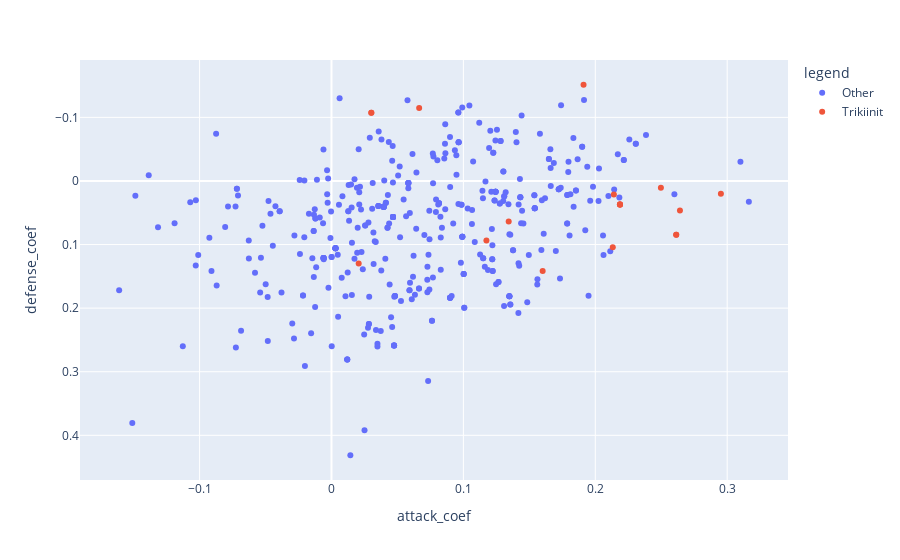

Notebook code cell kept with this figure:
### Code cell
(
px.scatter(
    coeff_df[coeff_df['games_played'] >= 5], 
    x='attack_coef', 
    y='defense_coef', 
    hover_name='name', 
    color='legend')
.update_yaxes(autorange="reversed")
)

### Figure 1 — Plotly figure (JSON) as saved in the notebook; plotly's stock layout.template omitted (floating-point values rounded to 4 significant figures; data arrays with more than 128 entries replaced by an {"elided": "..."} marker saying what was removed)
{"data": [{"hovertemplate": "<b>%{hovertext}</b><br><br>legend=Other<br>attack_coef=%{x}<br>defense_coef=%{y}<extra></extra>", "hovertext": {"elided": "413 str values"}, "legendgroup": "Other", "marker": {"color": "#636efa", "symbol": "circle"}, "mode": "markers", "name": "Other", "orientation": "v", "showlegend": true, "type": "scatter", "x": {"elided": "413 float values"}, "xaxis": "x", "y": {"elided": "413 float values"}, "yaxis": "y"}, {"hovertemplate": "<b>%{hovertext}</b><br><br>legend=Trikiinit<br>attack_coef=%{x}<br>defense_coef=%{y}<extra></extra>", "hovertext": ["ToivonenJaakko", "NieminenLauri", "VattulainenTaisto", "AsikainenTopi", "WahlmanJere", "KyyräTomi", "EklundMikael", "TheoAuer", "PulliainenJoel", "SorvariTeemu", "WinbergMatias", "EiskopHindrek", "MelanderJohannes", "WinbergJoni", "ParviainenRoope-Jussi", "KoivulaJuho", "VikströmValtteri", "HassanAmir", "VirtanenTuomas"], "legendgroup": "Trikiinit", "marker": {"color": "#EF553B", "symbol": "circle"}, "mode": "markers", "name": "Trikiinit", "orientation": "v", "showlegend": true, "type": "scatter", "x": [0.2614, 0.2497, 0.02063, 0.2187, 0.2187, 0.2642, 0.2187, 0.1911, 0.2187, 0.06646, 0.2614, 0.2952, 0.1601, 0.1175, 0.2133, 0.0302, 0.0302, 0.1343, 0.2141], "xaxis": "x", "y": [0.08462, 0.01063, 0.1297, 0.03689, 0.03689, 0.04635, 0.03689, -0.1513, 0.03689, -0.1148, 0.08462, 0.0201, 0.1415, 0.09375, 0.1043, -0.1075, -0.1075, 0.06393, 0.0214], "yaxis": "y"}], "layout": {"legend": {"title": {"text": "legend"}, "tracegroupgap": 0}, "margin": {"t": 60}, "xaxis": {"anchor": "y", "domain": [0, 1], "title": {"text": "attack_coef"}}, "yaxis": {"anchor": "x", "autorange": "reversed", "domain": [0, 1], "title": {"text": "defense_coef"}}}}
